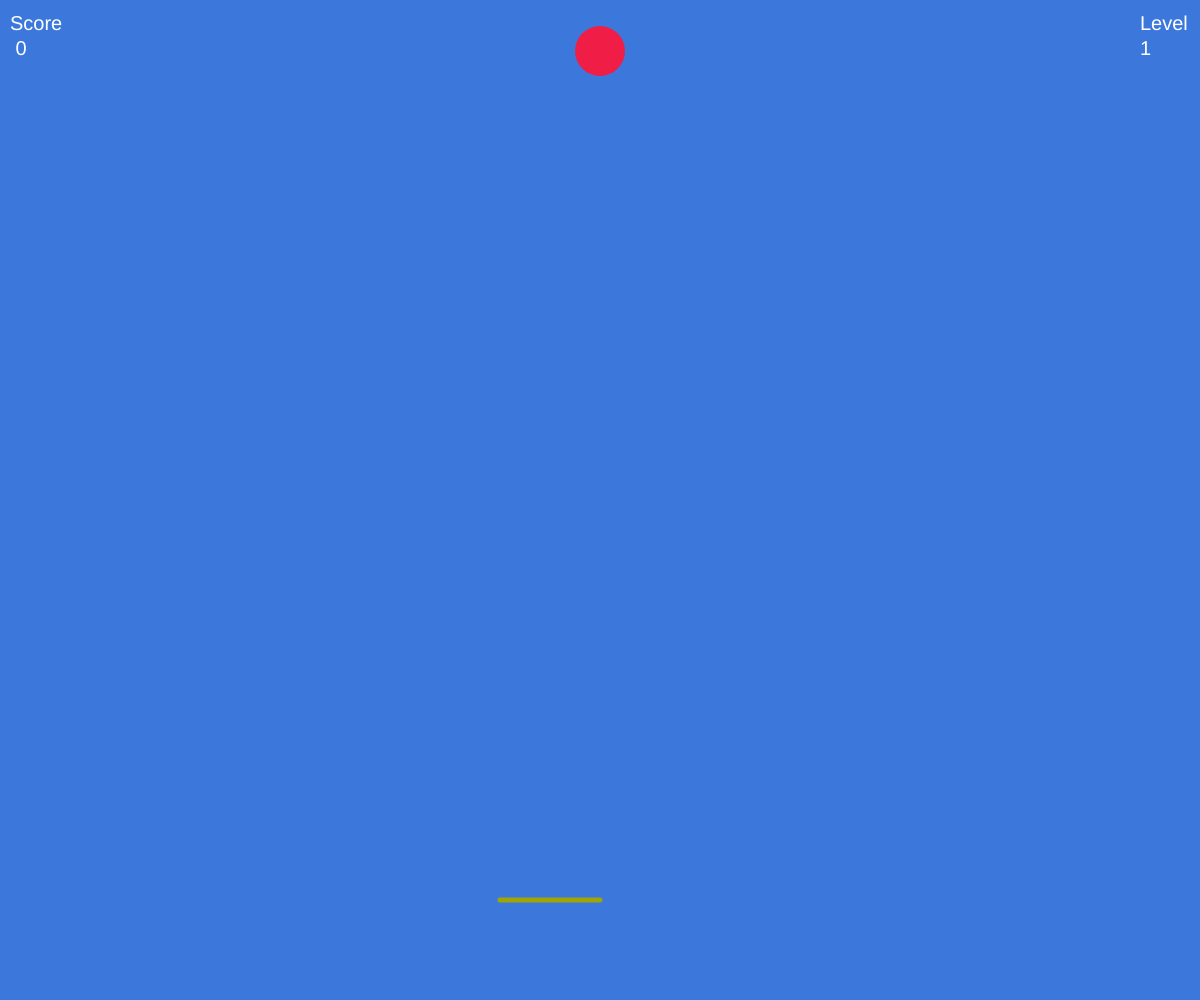
Frame 1 (no input)
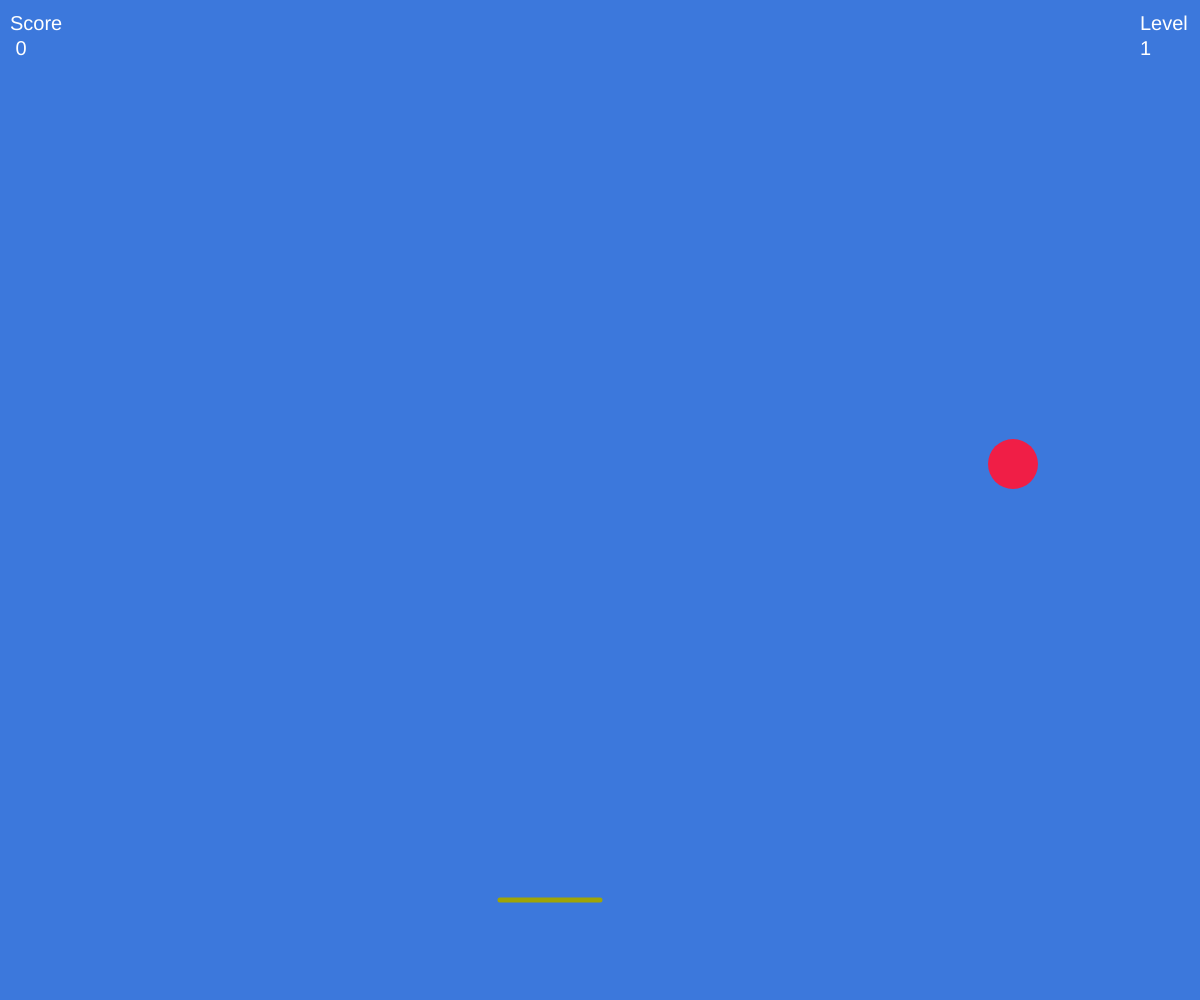
Frame 60 (no input)
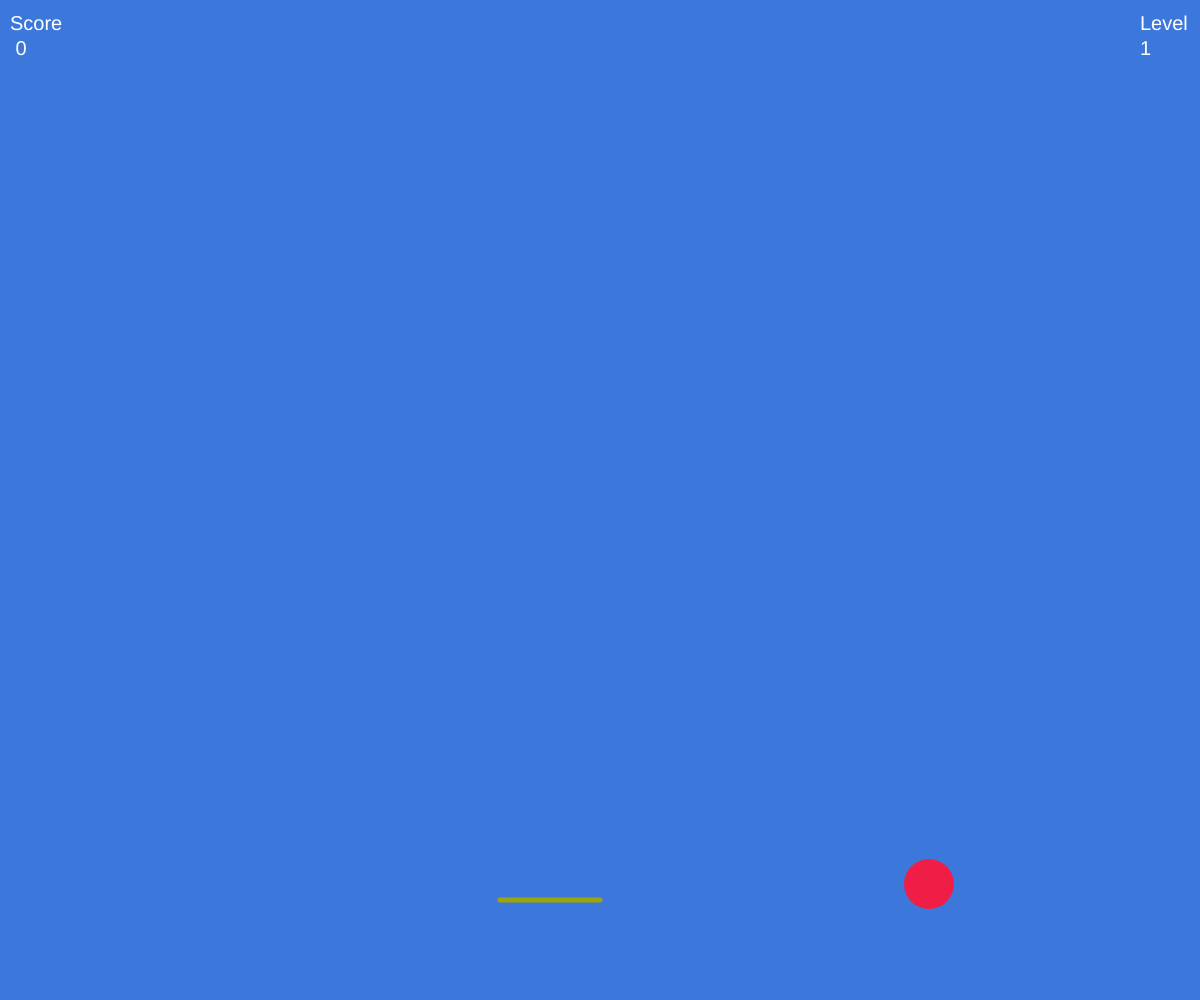
Frame 120 (the mouse pressed at the canvas centre since frame 60)

The p5.js sketch that drew these frames (run headless with seeded random() and noise() and a simulated clock; from frame 60 on, the mouse is pressed at the canvas centre):

// p5.js sketch
// ── sketch.js
var ballSize = 50;
var ball;
var xSpeed = window.innerWidth/2;
var ySpeed = 51;
var xProgress = 7;
var yProgress = 7;
var stickSize = 100;
var xStickStart = window.innerWidth/2-stickSize;
var yStickStart = window.innerHeight-100;
var stick;
var angle;
var score = 0;
var level = 1;
var scoreX = 10;
var scoreY = 30;
var levelX = window.innerWidth-60;
var levelY = 30;
var level2Score = 2;
var level3Score = 5;
var winScore = 8;
var stickSpeed = 12;
var won = false;
function setup() {
    createCanvas(window.innerWidth, window.innerHeight);
    background(20, 20, 200);
    ball = new CreateBall();
    stick = new CreateStick();
}

function draw() {
    frameRate(60);
    background(60, 120, 220);
    fill(255);
    textSize(20);
    noStroke();
    text("Score\n "+score, scoreX, scoreY);
    if(won == false)
    text("Level\n"+level, levelX, levelY);
    else
    text("       Congratulations!!\n You Completed Successfully.", levelX-220, levelY);    
    ball.move();
    stick.showStick();
    stick.moveStick();
    
}

function CreateBall() {
    this.x = ballSize;
    this.y = ballSize;
    fill(240, 30, 70);
    ellipse(xSpeed, ySpeed, this.x, this.y);
    
    this.move = function() {
        fill(240, 30, 70);
        this.xSpeed = xSpeed; 
        this.ySpeed = ySpeed;
        noStroke();
        ellipse(this.xSpeed, this.ySpeed, this.x, this.y);
        xSpeed += xProgress;
        ySpeed += yProgress;
        
        if(xSpeed <=0+(ballSize/2) || xSpeed >= window.innerWidth-(ballSize/2)) {
            xProgress = -xProgress;
        }
        
         if(ySpeed <= 0+(ballSize/2)) {
            yProgress = -yProgress;
        }
         if(ySpeed >= window.innerHeight) {                    // When you miss then start from the begining
             level = 1;
             this.resetBall();
             stick.resetStick();
        }
        
         if((xSpeed >= xStickStart-ballSize/2-10 && xSpeed <= xStickStart+stickSize+ballSize/2+10) && (ySpeed >= yStickStart-ballSize/2-2 && ySpeed <= yStickStart-ballSize/2+10)) {
           
            score++;                                            // Increase Score when dodged properly
             
//__________________________________________________Level 2 Calculation_____________________________________________________
             if(score >= level2Score && score < level3Score){ 
              level = 2;
              stickSize = 70;
                if(score === level2Score){
              xProgress = xProgress+xProgress*0.2;
              yProgress = yProgress+yProgress*0.2;
                }
            }
        
//___________________________________________________Level 3 Calculation____________________________________________________
             if(score >=level3Score && score < winScore){
              level = 3;
              stickSize = 50; 
             if(score === level3Score){
              xProgress = xProgress+xProgress*0.2;
              yProgress = yProgress+yProgress*0.2;
                }
             }
             if(score>=winScore)
              won = true;
            yProgress = -yProgress;
            
        }
        
          if((xSpeed >= xStickStart-ballSize/2-10 && xSpeed <= xStickStart+stickSize+ballSize/2+10) && (ySpeed > yStickStart-ballSize/2+11 && ySpeed <= yStickStart+ballSize/2+15)) {
            
            
            xProgress = -xProgress;
           
        }
        
    }
    
    this.resetBall = function(){
        if(frameCount%180 == 0){
            xSpeed = window.innerWidth/2;
            ySpeed = 51;
            xProgress = 7;
            yProgress = 7;
                
            }
             score = 0;
        
    }
}

function CreateStick() {
    
    this.showStick = function() {
        this.x = xStickStart;
        this.y = yStickStart;
        this.p = this.x+stickSize;
        this.q = yStickStart;
        stroke(160, 165, 5);
        strokeWeight(5);
        line(this.x, this.y, this.p, this. q);
    }
      
    this.moveStick = function(){
        
        if(keyIsDown(RIGHT_ARROW) && this.p<window.innerWidth ) {
            xStickStart += stickSpeed;
            this.p = this.x+stickSize;
        }
        
        else if(keyIsDown(LEFT_ARROW) && this.x>0) {
            xStickStart -= stickSpeed;
            this.p = this.x+stickSize;
        }
    }
    
    this.resetStick = function(){
        stickSize = 100;
        xStickStart = window.innerWidth/2-stickSize;
        yStickStart = window.innerHeight-100;
        this.p = xStickStart+stickSize;
    }
}
